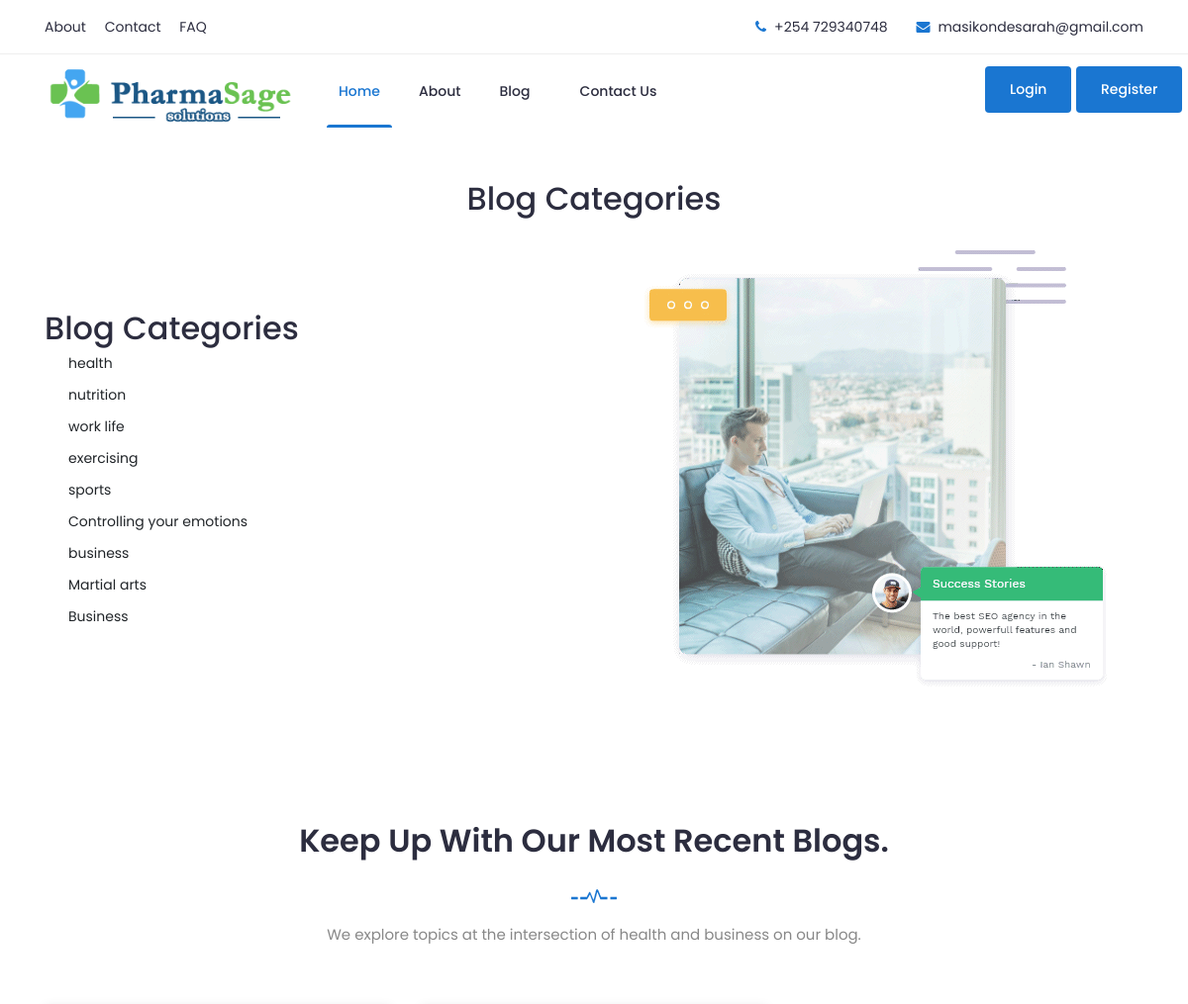
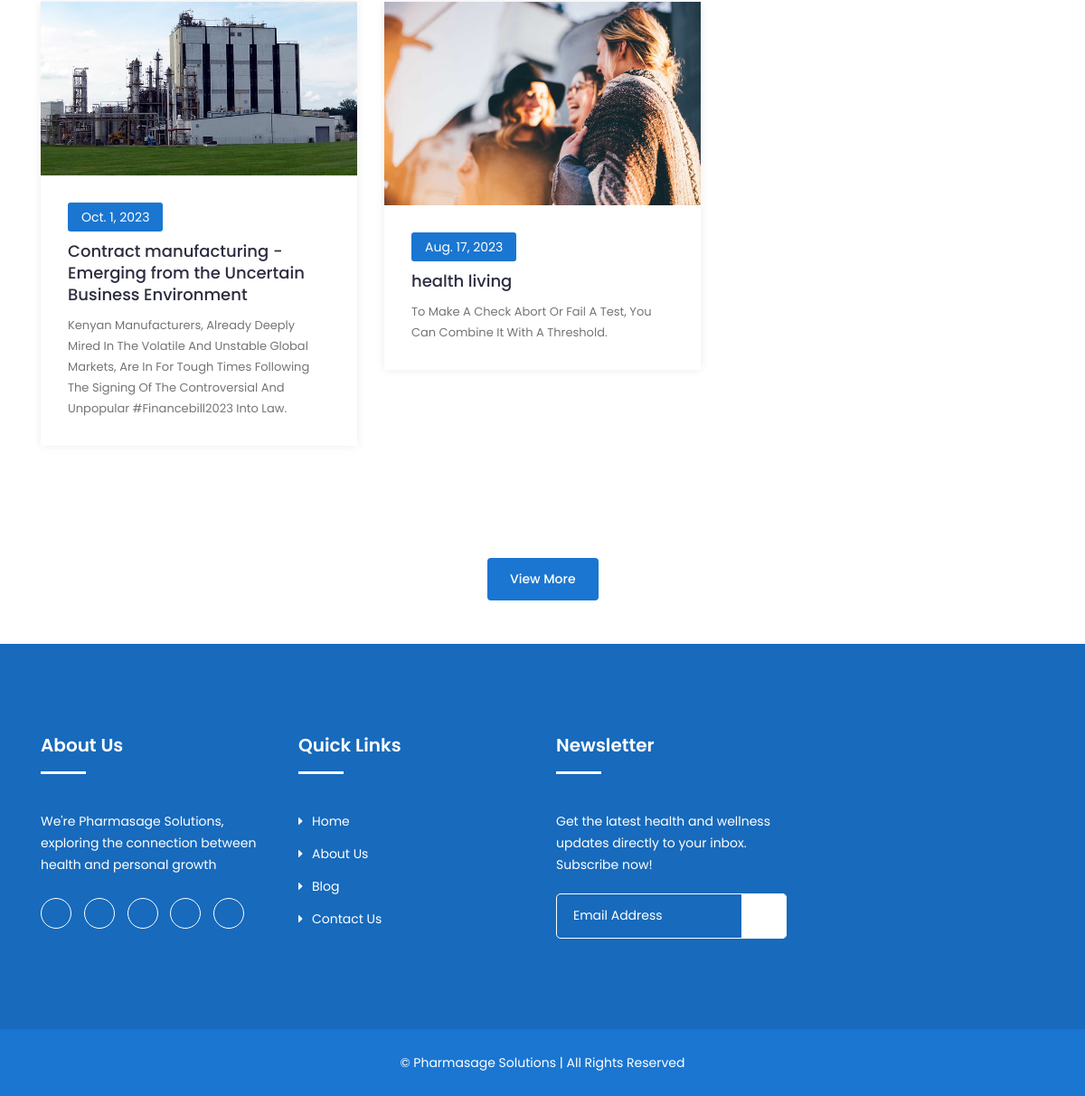
/category_list, run on the app's committed database (2 pictures, top to bottom).
### blog_cee/models.py (models this page shows, shortened)
class Category(models.Model):
    name = models.CharField(max_length=255)
    def __str__(self):
        return self.name

class Post(models.Model):
    title = models.CharField(max_length=255)
    header_image = models.ImageField(null=True,blank=True,upload_to="images/")
    title_tag = models.CharField(max_length=255, default="cee blogged")
    author = models.ForeignKey(User, on_delete = models.CASCADE)
    body = RichTextField(blank=True, null=True)
    post_date = models.DateField(auto_now_add = True)
    category = models.CharField(max_length=255)
    snippet = models.CharField(max_length=255)
    snippet_image = models.ImageField(null=True,blank=True,upload_to="images/")
    likes = models.ManyToManyField(User,related_name ='blogposts')

### blog_cee/views.py (the view)
# urls.py: path('category_list', CategoryListView.as_view(), name='category_list'),
class CategoryListView(ListView):
    model = Post
    template_name = 'category_list.html'
    ordering = ['-post_date']
    def get_context_data(self,*args, **kwargs):
        cat_menu = Category.objects.all()
        context = super(CategoryListView,self).get_context_data(*args, **kwargs)
        context["cat_menu"]=cat_menu
        return context

### blog_cee/templates/category_list.html (shortened to what this page needs)
{% extends 'base_new.html' %}
{% load static %}
{% block content %}
    <div class="text-center wow fadeInUp">
      <br><br>
        <h2 class="title-section">Blog Categories</h2>
    </div>
    <div class="page-section">
        <div class="container">
          <div class="row align-items-center">
            <div class="col-lg-6 py-3">
              <h2 class="title-section">Blog Categories</h2>
                {% for item in cat_menu %}
                    <p><a class="dropdown-item" href="{% url 'category' item|slugify %}">{{item}}</a></p>
                {% endfor %}
            </div>
            <div class="col-lg-6 py-3">
              <div class="img-fluid py-3 text-center">
                <img src="{% static 'base/img/about_frame.png' %}" alt="">
              </div>
            </div>
          </div>
        </div>
      </div>
    <div class="page-section">
		<section class="blog section" id="blog">
			<div class="container">
				<div class="row">
					<div class="col-lg-12">
						<div class="section-title">
							<h2>Keep up with Our Most Recent Blogs.</h2>
							<img src="{% static 'base_new/img/section-img.png' %}" alt="#">
							<p>We explore topics at the intersection of health and business on our blog.</p>
						</div>
					</div>
				</div>
				<div class="row">
					{% for post in object_list %}
        				{% if forloop.counter <= 3 %}
					<div class="col-lg-4 col-md-6 col-12">
						<div class="single-news">
							<div class="news-head">
								{% if post.snippet_image %}
									<img src="{{post.snippet_image.url}}" alt="">
								{% endif %}
							</div>
							<div class="news-body">
								<div class="news-content">
									<div class="date">{{ post.post_date}}</div>
									<h2><a href="{% url 'article-detail' post.pk %}">{{post.title}}</a></h2>
									<p class="text">{{ post.snippet }}</p>
								</div>
							</div>
						</div>
					</div>
						{% endif %}
      				{% endfor %}
				</div>
			</div>
		</section>
      <div class="col-12 mt-4 text-center wow fadeInUp" style="color: white;">
        <a href="{% url 'blog' %}" class="btn btn-primary">View More</a>
      </div>
    </div>
 <br><br>
{% endblock %}

### data on the page
Category: name "health"
Category: name "nutrition"
Category: name "work life"
Category: name "exercising"
Category: name "sports"
Category: name "Controlling your emotions"
Category: name "business"
Category: name "Martial arts"
Category: name "Business"
Post: snippet_image (picture), post_date "Oct. 1, 2023", title "Contract manufacturing - Emerging from the Uncertain Business Environment", snippet "Kenyan Manufacturers, Already Deeply Mired In The Volatile And Unstable Global Markets, Are In For Tough Times Following The Signing Of The Controversial And Unpopular #financebill2023 Into Law."
Post: snippet_image (picture), post_date "Aug. 17, 2023", title "health living", snippet "To Make A Check Abort Or Fail A Test, You Can Combine It With A Threshold."
